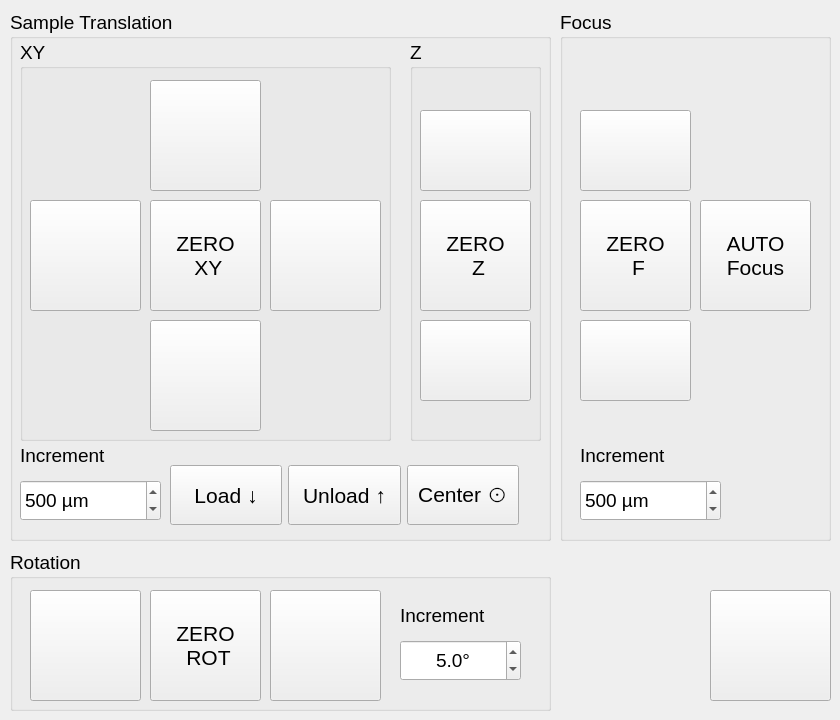
          <widget class="QWidget" name="MovementTabWidget">
           <attribute name="title">
            <string>Movement</string>
           </attribute>
           <widget class="QGroupBox" name="xyzGroupbox">
            <property name="enabled">
             <bool>true</bool>
            </property>
            <property name="geometry">
             <rect>
              <x>10</x>
              <y>10</y>
              <width>541</width>
              <height>531</height>
             </rect>
            </property>
            <property name="font">
             <font>
              <pointsize>14</pointsize>
             </font>
            </property>
            <property name="title">
             <string>Sample Translation</string>
            </property>
            <property name="flat">
             <bool>false</bool>
            </property>
            <widget class="QGroupBox" name="groupBox_4">
             <property name="enabled">
              <bool>true</bool>
             </property>
             <property name="geometry">
              <rect>
               <x>10</x>
               <y>30</y>
               <width>371</width>
               <height>401</height>
              </rect>
             </property>
             <property name="font">
              <font>
               <pointsize>14</pointsize>
              </font>
             </property>
             <property name="title">
              <string>XY</string>
             </property>
             <widget class="QPushButton" name="yPlusButton">
              <property name="enabled">
               <bool>true</bool>
              </property>
              <property name="geometry">
               <rect>
                <x>130</x>
                <y>40</y>
                <width>111</width>
                <height>111</height>
               </rect>
              </property>
              <property name="font">
               <font>
                <weight>50</weight>
                <italic>false</italic>
                <bold>false</bold>
               </font>
              </property>
              <property name="toolTip">
               <string>&lt;html&gt;&lt;head/&gt;&lt;body&gt;&lt;p&gt;Y axis (UP)&lt;/p&gt;&lt;/body&gt;&lt;/html&gt;</string>
              </property>
              <property name="text">
               <string/>
              </property>
              <property name="icon">
               <iconset>
                <normaloff>up-blue.png</normaloff>up-blue.png</iconset>
              </property>
              <property name="iconSize">
               <size>
                <width>80</width>
                <height>80</height>
               </size>
              </property>
              <property name="checkable">
               <bool>false</bool>
              </property>
              <property name="autoRepeat">
               <bool>true</bool>
              </property>
             </widget>
             <widget class="QPushButton" name="xPlusButton">
              <property name="enabled">
               <bool>true</bool>
              </property>
              <property name="geometry">
               <rect>
                <x>250</x>
                <y>160</y>
                <width>111</width>
                <height>111</height>
               </rect>
              </property>
              <property name="font">
               <font>
                <weight>50</weight>
                <bold>false</bold>
               </font>
              </property>
              <property name="toolTip">
               <string>&lt;html&gt;&lt;head/&gt;&lt;body&gt;&lt;p&gt;X axis (Right)&lt;/p&gt;&lt;/body&gt;&lt;/html&gt;</string>
              </property>
              <property name="text">
               <string/>
              </property>
              <property name="icon">
               <iconset>
                <normaloff>right-blue.png</normaloff>right-blue.png</iconset>
              </property>
              <property name="iconSize">
               <size>
                <width>80</width>
                <height>80</height>
               </size>
              </property>
              <property name="autoRepeat">
               <bool>true</bool>
              </property>
             </widget>
             <widget class="QPushButton" name="xMinusButton">
              <property name="enabled">
               <bool>true</bool>
              </property>
              <property name="geometry">
               <rect>
                <x>10</x>
                <y>160</y>
                <width>111</width>
                <height>111</height>
               </rect>
              </property>
              <property name="font">
               <font>
                <weight>50</weight>
                <bold>false</bold>
               </font>
              </property>
              <property name="toolTip">
               <string>&lt;html&gt;&lt;head/&gt;&lt;body&gt;&lt;p&gt;X axis (Left)&lt;/p&gt;&lt;/body&gt;&lt;/html&gt;</string>
              </property>
              <property name="text">
               <string/>
              </property>
              <property name="icon">
               <iconset>
                <normaloff>left-blue.png</normaloff>left-blue.png</iconset>
              </property>
              <property name="iconSize">
               <size>
                <width>80</width>
                <height>80</height>
               </size>
              </property>
              <property name="autoRepeat">
               <bool>true</bool>
              </property>
             </widget>
             <widget class="QPushButton" name="yMinusButton">
              <property name="enabled">
               <bool>true</bool>
              </property>
              <property name="geometry">
               <rect>
                <x>130</x>
                <y>280</y>
                <width>111</width>
                <height>111</height>
               </rect>
              </property>
              <property name="font">
               <font>
                <weight>50</weight>
                <bold>false</bold>
               </font>
              </property>
              <property name="toolTip">
               <string>&lt;html&gt;&lt;head/&gt;&lt;body&gt;&lt;p&gt;Y axis (Down)&lt;/p&gt;&lt;/body&gt;&lt;/html&gt;</string>
              </property>
              <property name="text">
               <string/>
              </property>
              <property name="icon">
               <iconset>
                <normaloff>down-blue.png</normaloff>down-blue.png</iconset>
              </property>
              <property name="iconSize">
               <size>
                <width>80</width>
                <height>80</height>
               </size>
              </property>
              <property name="autoRepeat">
               <bool>true</bool>
              </property>
             </widget>
             <widget class="QPushButton" name="xyZeroButton">
              <property name="enabled">
               <bool>true</bool>
              </property>
              <property name="geometry">
               <rect>
                <x>130</x>
                <y>160</y>
                <width>111</width>
                <height>111</height>
               </rect>
              </property>
              <property name="font">
               <font>
                <pointsize>16</pointsize>
                <weight>50</weight>
                <italic>false</italic>
                <bold>false</bold>
               </font>
              </property>
              <property name="toolTip">
               <string>Make current position 0 (relative)</string>
              </property>
              <property name="text">
               <string>ZERO
 XY</string>
              </property>
              <property name="checkable">
               <bool>true</bool>
              </property>
             </widget>
            </widget>
            <widget class="QGroupBox" name="groupBox_6">
             <property name="enabled">
              <bool>true</bool>
             </property>
             <property name="geometry">
              <rect>
               <x>400</x>
               <y>30</y>
               <width>131</width>
               <height>401</height>
              </rect>
             </property>
             <property name="font">
              <font>
               <pointsize>14</pointsize>
              </font>
             </property>
             <property name="title">
              <string>Z</string>
             </property>
             <widget class="QPushButton" name="zPlusButton">
              <property name="enabled">
               <bool>true</bool>
              </property>
              <property name="geometry">
               <rect>
                <x>10</x>
                <y>70</y>
                <width>111</width>
                <height>81</height>
               </rect>
              </property>
              <property name="font">
               <font>
                <weight>50</weight>
                <italic>false</italic>
                <bold>false</bold>
               </font>
              </property>
              <property name="toolTip">
               <string>&lt;html&gt;&lt;head/&gt;&lt;body&gt;&lt;p&gt;Move the sample forward&lt;/p&gt;&lt;/body&gt;&lt;/html&gt;</string>
              </property>
              <property name="text">
               <string/>
              </property>
              <property name="icon">
               <iconset>
                <normaloff>up-blue.png</normaloff>up-blue.png</iconset>
              </property>
              <property name="iconSize">
               <size>
                <width>80</width>
                <height>80</height>
               </size>
              </property>
              <property name="autoRepeat">
               <bool>true</bool>
              </property>
             </widget>
             <widget class="QPushButton" name="zMinusButton">
              <property name="enabled">
               <bool>true</bool>
              </property>
              <property name="geometry">
               <rect>
                <x>10</x>
                <y>280</y>
                <width>111</width>
                <height>81</height>
               </rect>
              </property>
              <property name="font">
               <font>
                <weight>50</weight>
                <italic>false</italic>
                <bold>false</bold>
               </font>
              </property>
              <property name="toolTip">
               <string>&lt;html&gt;&lt;head/&gt;&lt;body&gt;&lt;p&gt;Move the sample backward&lt;/p&gt;&lt;/body&gt;&lt;/html&gt;</string>
              </property>
              <property name="text">
               <string/>
              </property>
              <property name="icon">
               <iconset>
                <normaloff>down-blue.png</normaloff>down-blue.png</iconset>
              </property>
              <property name="iconSize">
               <size>
                <width>80</width>
                <height>80</height>
               </size>
              </property>
              <property name="autoRepeat">
               <bool>true</bool>
              </property>
             </widget>
             <widget class="QPushButton" name="zZeroButton">
              <property name="enabled">
               <bool>true</bool>
              </property>
              <property name="geometry">
               <rect>
                <x>10</x>
                <y>160</y>
                <width>111</width>
                <height>111</height>
               </rect>
              </property>
              <property name="font">
               <font>
                <pointsize>16</pointsize>
                <weight>50</weight>
                <italic>false</italic>
                <bold>false</bold>
               </font>
              </property>
              <property name="toolTip">
               <string>Make current position 0 (relative)</string>
              </property>
              <property name="text">
               <string>ZERO
 Z</string>
              </property>
              <property name="checkable">
               <bool>true</bool>
              </property>
             </widget>
            </widget>
            <widget class="QLabel" name="label_13">
             <property name="enabled">
              <bool>true</bool>
             </property>
             <property name="geometry">
              <rect>
               <x>10</x>
               <y>430</y>
               <width>141</width>
               <height>31</height>
              </rect>
             </property>
             <property name="font">
              <font>
               <pointsize>14</pointsize>
              </font>
             </property>
             <property name="text">
              <string>Increment</string>
             </property>
            </widget>
            <widget class="QSpinBox" name="xyzIncrementSpinbox">
             <property name="enabled">
              <bool>true</bool>
             </property>
             <property name="geometry">
              <rect>
               <x>10</x>
               <y>470</y>
               <width>141</width>
               <height>41</height>
              </rect>
             </property>
             <property name="font">
              <font>
               <pointsize>14</pointsize>
              </font>
             </property>
             <property name="suffix">
              <string> µm </string>
             </property>
             <property name="maximum">
              <number>1000</number>
             </property>
             <property name="value">
              <number>500</number>
             </property>
            </widget>
            <widget class="QWidget" name="layoutWidget">
             <property name="geometry">
              <rect>
               <x>160</x>
               <y>440</y>
               <width>349</width>
               <height>91</height>
              </rect>
             </property>
             <layout class="QHBoxLayout" name="horizontalLayout_5">
              <item>
               <widget class="QPushButton" name="xyzLoadButton">
                <property name="enabled">
                 <bool>true</bool>
                </property>
                <property name="minimumSize">
                 <size>
                  <width>0</width>
                  <height>60</height>
                 </size>
                </property>
                <property name="font">
                 <font>
                  <pointsize>16</pointsize>
                  <weight>50</weight>
                  <bold>false</bold>
                 </font>
                </property>
                <property name="toolTip">
                 <string>&lt;html&gt;&lt;head/&gt;&lt;body&gt;&lt;p&gt;Move the sample down to a pre-defined position.&lt;/p&gt;&lt;/body&gt;&lt;/html&gt;</string>
                </property>
                <property name="text">
                 <string>Load ↓</string>
                </property>
               </widget>
              </item>
              <item>
               <widget class="QPushButton" name="xyzUnloadButton">
                <property name="enabled">
                 <bool>true</bool>
                </property>
                <property name="minimumSize">
                 <size>
                  <width>0</width>
                  <height>60</height>
                 </size>
                </property>
                <property name="font">
                 <font>
                  <pointsize>16</pointsize>
                  <weight>50</weight>
                  <bold>false</bold>
                 </font>
                </property>
                <property name="toolTip">
                 <string>&lt;html&gt;&lt;head/&gt;&lt;body&gt;&lt;p&gt;Move the sample up to a pre-defined position.&lt;/p&gt;&lt;/body&gt;&lt;/html&gt;</string>
                </property>
                <property name="text">
                 <string>Unload ↑</string>
                </property>
               </widget>
              </item>
              <item>
               <widget class="QPushButton" name="centerButton">
                <property name="minimumSize">
                 <size>
                  <width>0</width>
                  <height>60</height>
                 </size>
                </property>
                <property name="font">
                 <font>
                  <pointsize>16</pointsize>
                 </font>
                </property>
                <property name="toolTip">
                 <string>&lt;html&gt;&lt;head/&gt;&lt;body&gt;&lt;p&gt;Move the sample holder to the chamber center in XZ plane.&lt;/p&gt;&lt;/body&gt;&lt;/html&gt;</string>
                </property>
                <property name="text">
                 <string>Center ⊙</string>
                </property>
               </widget>
              </item>
             </layout>
            </widget>
           </widget>
           <widget class="QGroupBox" name="focusGroupbox">
            <property name="enabled">
             <bool>true</bool>
            </property>
            <property name="geometry">
             <rect>
              <x>560</x>
              <y>10</y>
              <width>271</width>
              <height>531</height>
             </rect>
            </property>
            <property name="font">
             <font>
              <pointsize>14</pointsize>
             </font>
            </property>
            <property name="title">
             <string>Focus</string>
            </property>
            <widget class="QPushButton" name="focusPlusButton">
             <property name="enabled">
              <bool>true</bool>
             </property>
             <property name="geometry">
              <rect>
               <x>20</x>
               <y>100</y>
               <width>111</width>
               <height>81</height>
              </rect>
             </property>
             <property name="font">
              <font>
               <weight>50</weight>
               <italic>false</italic>
               <bold>false</bold>
              </font>
             </property>
             <property name="toolTip">
              <string>&lt;html&gt;&lt;head/&gt;&lt;body&gt;&lt;p&gt;Move the detection objective (refocus)&lt;/p&gt;&lt;/body&gt;&lt;/html&gt;</string>
             </property>
             <property name="text">
              <string/>
             </property>
             <property name="icon">
              <iconset>
               <normaloff>up-green.png</normaloff>up-green.png</iconset>
             </property>
             <property name="iconSize">
              <size>
               <width>80</width>
               <height>80</height>
              </size>
             </property>
             <property name="autoRepeat">
              <bool>true</bool>
             </property>
            </widget>
            <widget class="QPushButton" name="focusZeroButton">
             <property name="enabled">
              <bool>true</bool>
             </property>
             <property name="geometry">
              <rect>
               <x>20</x>
               <y>190</y>
               <width>111</width>
               <height>111</height>
              </rect>
             </property>
             <property name="font">
              <font>
               <pointsize>16</pointsize>
               <weight>50</weight>
               <italic>false</italic>
               <bold>false</bold>
              </font>
             </property>
             <property name="toolTip">
              <string>Make current position 0 (relative)</string>
             </property>
             <property name="text">
              <string>ZERO
 F</string>
             </property>
             <property name="checkable">
              <bool>true</bool>
             </property>
            </widget>
            <widget class="QPushButton" name="focusMinusButton">
             <property name="enabled">
              <bool>true</bool>
             </property>
             <property name="geometry">
              <rect>
               <x>20</x>
               <y>310</y>
               <width>111</width>
               <height>81</height>
              </rect>
             </property>
             <property name="font">
              <font>
               <weight>50</weight>
               <italic>false</italic>
               <bold>false</bold>
              </font>
             </property>
             <property name="toolTip">
              <string>&lt;html&gt;&lt;head/&gt;&lt;body&gt;&lt;p&gt;Move the detection objective (refocus)&lt;/p&gt;&lt;/body&gt;&lt;/html&gt;</string>
             </property>
             <property name="text">
              <string/>
             </property>
             <property name="icon">
              <iconset>
               <normaloff>down-green.png</normaloff>down-green.png</iconset>
             </property>
             <property name="iconSize">
              <size>
               <width>80</width>
               <height>80</height>
              </size>
             </property>
             <property name="autoRepeat">
              <bool>true</bool>
             </property>
            </widget>
            <widget class="QSpinBox" name="focusIncrementSpinbox">
             <property name="enabled">
              <bool>true</bool>
             </property>
             <property name="geometry">
              <rect>
               <x>20</x>
               <y>470</y>
               <width>141</width>
               <height>41</height>
              </rect>
             </property>
             <property name="font">
              <font>
               <pointsize>14</pointsize>
              </font>
             </property>
             <property name="suffix">
              <string> µm</string>
             </property>
             <property name="maximum">
              <number>1000</number>
             </property>
             <property name="value">
              <number>500</number>
             </property>
            </widget>
            <widget class="QLabel" name="label_14">
             <property name="enabled">
              <bool>true</bool>
             </property>
             <property name="geometry">
              <rect>
               <x>20</x>
               <y>430</y>
               <width>141</width>
               <height>31</height>
              </rect>
             </property>
             <property name="font">
              <font>
               <pointsize>14</pointsize>
              </font>
             </property>
             <property name="text">
              <string>Increment</string>
             </property>
            </widget>
            <widget class="QPushButton" name="focusAutoButton">
             <property name="enabled">
              <bool>true</bool>
             </property>
             <property name="geometry">
              <rect>
               <x>140</x>
               <y>190</y>
               <width>111</width>
               <height>111</height>
              </rect>
             </property>
             <property name="font">
              <font>
               <pointsize>16</pointsize>
               <weight>50</weight>
               <italic>false</italic>
               <bold>false</bold>
              </font>
             </property>
             <property name="toolTip">
              <string>Autofocus Menu</string>
             </property>
             <property name="text">
              <string>AUTO
Focus</string>
             </property>
             <property name="checkable">
              <bool>false</bool>
             </property>
            </widget>
           </widget>
           <widget class="QGroupBox" name="rotGroupbox">
            <property name="enabled">
             <bool>true</bool>
            </property>
            <property name="geometry">
             <rect>
              <x>10</x>
              <y>550</y>
              <width>541</width>
              <height>161</height>
             </rect>
            </property>
            <property name="font">
             <font>
              <pointsize>14</pointsize>
             </font>
            </property>
            <property name="title">
             <string>Rotation</string>
            </property>
            <widget class="QPushButton" name="rotMinusButton">
             <property name="enabled">
              <bool>true</bool>
             </property>
             <property name="geometry">
              <rect>
               <x>20</x>
               <y>40</y>
               <width>111</width>
               <height>111</height>
              </rect>
             </property>
             <property name="font">
              <font>
               <weight>50</weight>
               <italic>false</italic>
               <bold>false</bold>
              </font>
             </property>
             <property name="text">
              <string/>
             </property>
             <property name="icon">
              <iconset>
               <normaloff>left-red.png</normaloff>left-red.png</iconset>
             </property>
             <property name="iconSize">
              <size>
               <width>80</width>
               <height>80</height>
              </size>
             </property>
             <property name="autoRepeat">
              <bool>true</bool>
             </property>
            </widget>
            <widget class="QPushButton" name="rotPlusButton">
             <property name="enabled">
              <bool>true</bool>
             </property>
             <property name="geometry">
              <rect>
               <x>260</x>
               <y>40</y>
               <width>111</width>
               <height>111</height>
              </rect>
             </property>
             <property name="font">
              <font>
               <weight>50</weight>
               <italic>false</italic>
               <bold>false</bold>
              </font>
             </property>
             <property name="text">
              <string/>
             </property>
             <property name="icon">
              <iconset>
               <normaloff>right-red.png</normaloff>right-red.png</iconset>
             </property>
             <property name="iconSize">
              <size>
               <width>80</width>
               <height>80</height>
              </size>
             </property>
             <property name="autoRepeat">
              <bool>true</bool>
             </property>
            </widget>
            <widget class="QLabel" name="label_18">
             <property name="enabled">
              <bool>true</bool>
             </property>
             <property name="geometry">
              <rect>
               <x>390</x>
               <y>50</y>
               <width>141</width>
               <height>31</height>
              </rect>
             </property>
             <property name="font">
              <font>
               <pointsize>14</pointsize>
              </font>
             </property>
             <property name="text">
              <string>Increment</string>
             </property>
            </widget>
            <widget class="QDoubleSpinBox" name="rotIncrementSpinbox">
             <property name="enabled">
              <bool>true</bool>
             </property>
             <property name="geometry">
              <rect>
               <x>390</x>
               <y>90</y>
               <width>121</width>
               <height>41</height>
              </rect>
             </property>
             <property name="font">
              <font>
               <pointsize>14</pointsize>
              </font>
             </property>
             <property name="alignment">
              <set>Qt::AlignCenter</set>
             </property>
             <property name="suffix">
              <string>°</string>
             </property>
             <property name="decimals">
              <number>1</number>
             </property>
             <property name="minimum">
              <double>-181.000000000000000</double>
             </property>
             <property name="maximum">
              <double>181.000000000000000</double>
             </property>
             <property name="singleStep">
              <double>0.100000000000000</double>
             </property>
             <property name="value">
              <double>5.000000000000000</double>
             </property>
            </widget>
            <widget class="QPushButton" name="rotZeroButton">
             <property name="enabled">
              <bool>true</bool>
             </property>
             <property name="geometry">
              <rect>
               <x>140</x>
               <y>40</y>
               <width>111</width>
               <height>111</height>
              </rect>
             </property>
             <property name="font">
              <font>
               <pointsize>16</pointsize>
               <weight>50</weight>
               <italic>false</italic>
               <bold>false</bold>
              </font>
             </property>
             <property name="text">
              <string>ZERO 
 ROT</string>
             </property>
             <property name="checkable">
              <bool>true</bool>
             </property>
            </widget>
           </widget>
           <widget class="QPushButton" name="xyzrotStopButton">
            <property name="enabled">
             <bool>true</bool>
            </property>
            <property name="geometry">
             <rect>
              <x>710</x>
              <y>590</y>
              <width>121</width>
              <height>111</height>
             </rect>
            </property>
            <property name="font">
             <font>
              <pointsize>16</pointsize>
              <weight>50</weight>
              <bold>false</bold>
             </font>
            </property>
            <property name="toolTip">
             <string>&lt;html&gt;&lt;head/&gt;&lt;body&gt;&lt;p&gt;Abort all motion.&lt;/p&gt;&lt;/body&gt;&lt;/html&gt;</string>
            </property>
            <property name="autoFillBackground">
             <bool>false</bool>
            </property>
            <property name="text">
             <string/>
            </property>
            <property name="icon">
             <iconset>
              <normaloff>stop-stages.png</normaloff>stop-stages.png</iconset>
            </property>
            <property name="iconSize">
             <size>
              <width>100</width>
              <height>100</height>
             </size>
            </property>
           </widget>
          </widget>
